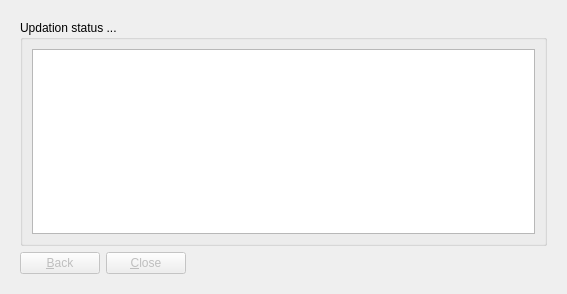
<?xml version="1.0" encoding="UTF-8"?>
<ui version="4.0">
 <class>DBUpdateDlg</class>
 <widget class="QDialog" name="DBUpdateDlg">
  <property name="geometry">
   <rect>
    <x>0</x>
    <y>0</y>
    <width>567</width>
    <height>294</height>
   </rect>
  </property>
  <property name="windowTitle">
   <string>Update Database...</string>
  </property>
  <property name="modal">
   <bool>true</bool>
  </property>
  <layout class="QVBoxLayout" name="verticalLayout">
   <item>
    <widget class="QStackedWidget" name="pager">
     <property name="currentIndex">
      <number>1</number>
     </property>
     <widget class="QWidget" name="page">
      <layout class="QVBoxLayout" name="verticalLayout_4">
       <item>
        <widget class="QGroupBox" name="groupBox">
         <property name="title">
          <string>Update database at</string>
         </property>
         <layout class="QVBoxLayout" name="verticalLayout_3">
          <item>
           <layout class="QVBoxLayout" name="verticalLayout_2">
            <item>
             <widget class="QRadioButton" name="localBtn">
              <property name="text">
               <string>&lt;Local database&gt;</string>
              </property>
             </widget>
            </item>
            <item>
             <widget class="QRadioButton" name="remoteBtn">
              <property name="text">
               <string>&lt;Remote database&gt;</string>
              </property>
              <property name="checked">
               <bool>true</bool>
              </property>
             </widget>
            </item>
           </layout>
          </item>
         </layout>
        </widget>
       </item>
       <item>
        <spacer name="verticalSpacer">
         <property name="orientation">
          <enum>Qt::Vertical</enum>
         </property>
         <property name="sizeHint" stdset="0">
          <size>
           <width>20</width>
           <height>40</height>
          </size>
         </property>
        </spacer>
       </item>
       <item>
        <layout class="QHBoxLayout" name="horizontalLayout">
         <item>
          <widget class="QPushButton" name="updateBtn">
           <property name="text">
            <string>&amp;Update</string>
           </property>
          </widget>
         </item>
         <item>
          <widget class="QPushButton" name="cancelBtn">
           <property name="text">
            <string>&amp;Cancel</string>
           </property>
          </widget>
         </item>
         <item>
          <spacer name="horizontalSpacer">
           <property name="orientation">
            <enum>Qt::Horizontal</enum>
           </property>
           <property name="sizeHint" stdset="0">
            <size>
             <width>40</width>
             <height>20</height>
            </size>
           </property>
          </spacer>
         </item>
        </layout>
       </item>
      </layout>
     </widget>
     <widget class="QWidget" name="page_2">
      <layout class="QVBoxLayout" name="verticalLayout_6">
       <item>
        <widget class="QGroupBox" name="groupBox_2">
         <property name="title">
          <string>Updation status ...</string>
         </property>
         <layout class="QVBoxLayout" name="verticalLayout_5">
          <item>
           <widget class="QPlainTextEdit" name="DBErrorLog">
            <property name="readOnly">
             <bool>true</bool>
            </property>
           </widget>
          </item>
         </layout>
        </widget>
       </item>
       <item>
        <layout class="QHBoxLayout" name="horizontalLayout_2">
         <item>
          <widget class="QPushButton" name="backBtn">
           <property name="enabled">
            <bool>false</bool>
           </property>
           <property name="text">
            <string>&amp;Back</string>
           </property>
          </widget>
         </item>
         <item>
          <widget class="QPushButton" name="closeBtn">
           <property name="enabled">
            <bool>false</bool>
           </property>
           <property name="text">
            <string>&amp;Close</string>
           </property>
          </widget>
         </item>
         <item>
          <spacer name="horizontalSpacer_2">
           <property name="orientation">
            <enum>Qt::Horizontal</enum>
           </property>
           <property name="sizeHint" stdset="0">
            <size>
             <width>40</width>
             <height>20</height>
            </size>
           </property>
          </spacer>
         </item>
        </layout>
       </item>
      </layout>
     </widget>
    </widget>
   </item>
  </layout>
 </widget>
 <resources/>
 <connections>
  <connection>
   <sender>cancelBtn</sender>
   <signal>clicked()</signal>
   <receiver>DBUpdateDlg</receiver>
   <slot>reject()</slot>
   <hints>
    <hint type="sourcelabel">
     <x>117</x>
     <y>59</y>
    </hint>
    <hint type="destinationlabel">
     <x>241</x>
     <y>112</y>
    </hint>
   </hints>
  </connection>
 </connections>
</ui>
